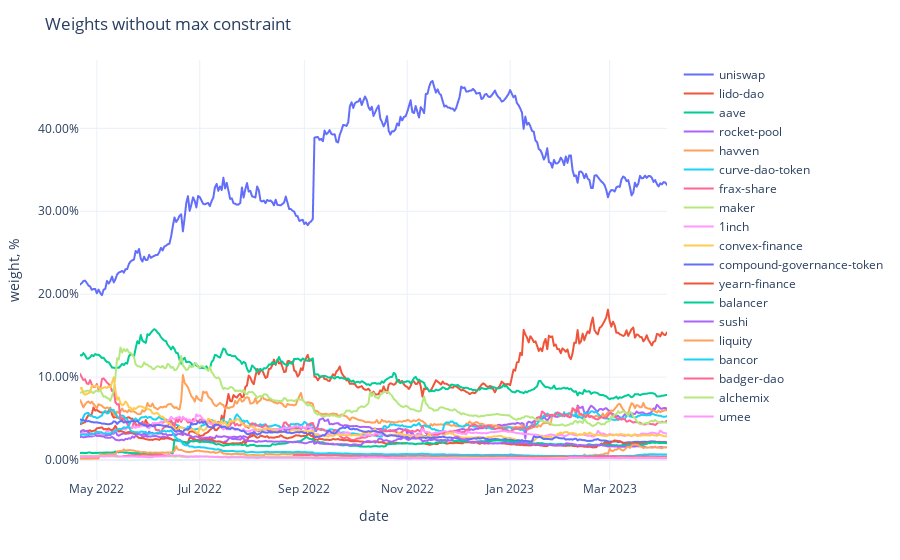

Write notebook code for a chart like this one.
### Code cell
fig = px.line(weights,
              labels={'value': 'weight, %', 'variable': ''})
fig.update_traces(
    hovertemplate="%{y}"
)
fig.update_yaxes(
    tickformat=".2%",
)
fig.update_xaxes(
    showspikes=True,
    spikethickness=2,
    spikedash="dot",
    spikecolor="#999999",
    spikemode="across",
)
fig.update_layout(
    ## showlegend=False,
    hovermode="x",
    hoverdistance=100,  ## Distance to show hover label of data point
    spikedistance=1000,  ## Distance to show spike
    template='plotly_white',
    title='Weights without max constraint'
)

### Figure 1 — Plotly figure (JSON) as saved in the notebook; plotly's stock layout.template omitted (floating-point values rounded to 4 significant figures; data arrays with more than 128 entries replaced by an {"elided": "..."} marker saying what was removed)
{"data": [{"hovertemplate": "%{y}", "legendgroup": "uniswap", "line": {"color": "#636efa", "dash": "solid"}, "marker": {"symbol": "circle"}, "mode": "lines", "name": "uniswap", "showlegend": true, "type": "scattergl", "x": {"elided": "349 str values"}, "xaxis": "x", "y": {"elided": "349 float values"}, "yaxis": "y"}, {"hovertemplate": "%{y}", "legendgroup": "lido-dao", "line": {"color": "#EF553B", "dash": "solid"}, "marker": {"symbol": "circle"}, "mode": "lines", "name": "lido-dao", "showlegend": true, "type": "scattergl", "x": {"elided": "349 str values"}, "xaxis": "x", "y": {"elided": "349 float values"}, "yaxis": "y"}, {"hovertemplate": "%{y}", "legendgroup": "aave", "line": {"color": "#00cc96", "dash": "solid"}, "marker": {"symbol": "circle"}, "mode": "lines", "name": "aave", "showlegend": true, "type": "scattergl", "x": {"elided": "349 str values"}, "xaxis": "x", "y": {"elided": "349 float values"}, "yaxis": "y"}, {"hovertemplate": "%{y}", "legendgroup": "rocket-pool", "line": {"color": "#ab63fa", "dash": "solid"}, "marker": {"symbol": "circle"}, "mode": "lines", "name": "rocket-pool", "showlegend": true, "type": "scattergl", "x": {"elided": "349 str values"}, "xaxis": "x", "y": {"elided": "349 float values"}, "yaxis": "y"}, {"hovertemplate": "%{y}", "legendgroup": "havven", "line": {"color": "#FFA15A", "dash": "solid"}, "marker": {"symbol": "circle"}, "mode": "lines", "name": "havven", "showlegend": true, "type": "scattergl", "x": {"elided": "349 str values"}, "xaxis": "x", "y": {"elided": "349 float values"}, "yaxis": "y"}, {"hovertemplate": "%{y}", "legendgroup": "curve-dao-token", "line": {"color": "#19d3f3", "dash": "solid"}, "marker": {"symbol": "circle"}, "mode": "lines", "name": "curve-dao-token", "showlegend": true, "type": "scattergl", "x": {"elided": "349 str values"}, "xaxis": "x", "y": {"elided": "349 float values"}, "yaxis": "y"}, {"hovertemplate": "%{y}", "legendgroup": "frax-share", "line": {"color": "#FF6692", "dash": "solid"}, "marker": {"symbol": "circle"}, "mode": "lines", "name": "frax-share", "showlegend": true, "type": "scattergl", "x": {"elided": "349 str values"}, "xaxis": "x", "y": {"elided": "349 float values"}, "yaxis": "y"}, {"hovertemplate": "%{y}", "legendgroup": "maker", "line": {"color": "#B6E880", "dash": "solid"}, "marker": {"symbol": "circle"}, "mode": "lines", "name": "maker", "showlegend": true, "type": "scattergl", "x": {"elided": "349 str values"}, "xaxis": "x", "y": {"elided": "349 float values"}, "yaxis": "y"}, {"hovertemplate": "%{y}", "legendgroup": "1inch", "line": {"color": "#FF97FF", "dash": "solid"}, "marker": {"symbol": "circle"}, "mode": "lines", "name": "1inch", "showlegend": true, "type": "scattergl", "x": {"elided": "349 str values"}, "xaxis": "x", "y": {"elided": "349 float values"}, "yaxis": "y"}, {"hovertemplate": "%{y}", "legendgroup": "convex-finance", "line": {"color": "#FECB52", "dash": "solid"}, "marker": {"symbol": "circle"}, "mode": "lines", "name": "convex-finance", "showlegend": true, "type": "scattergl", "x": {"elided": "349 str values"}, "xaxis": "x", "y": {"elided": "349 float values"}, "yaxis": "y"}, {"hovertemplate": "%{y}", "legendgroup": "compound-governance-token", "line": {"color": "#636efa", "dash": "solid"}, "marker": {"symbol": "circle"}, "mode": "lines", "name": "compound-governance-token", "showlegend": true, "type": "scattergl", "x": {"elided": "349 str values"}, "xaxis": "x", "y": {"elided": "349 float values"}, "yaxis": "y"}, {"hovertemplate": "%{y}", "legendgroup": "yearn-finance", "line": {"color": "#EF553B", "dash": "solid"}, "marker": {"symbol": "circle"}, "mode": "lines", "name": "yearn-finance", "showlegend": true, "type": "scattergl", "x": {"elided": "349 str values"}, "xaxis": "x", "y": {"elided": "349 float values"}, "yaxis": "y"}, {"hovertemplate": "%{y}", "legendgroup": "balancer", "line": {"color": "#00cc96", "dash": "solid"}, "marker": {"symbol": "circle"}, "mode": "lines", "name": "balancer", "showlegend": true, "type": "scattergl", "x": {"elided": "349 str values"}, "xaxis": "x", "y": {"elided": "349 float values"}, "yaxis": "y"}, {"hovertemplate": "%{y}", "legendgroup": "sushi", "line": {"color": "#ab63fa", "dash": "solid"}, "marker": {"symbol": "circle"}, "mode": "lines", "name": "sushi", "showlegend": true, "type": "scattergl", "x": {"elided": "349 str values"}, "xaxis": "x", "y": {"elided": "349 float values"}, "yaxis": "y"}, {"hovertemplate": "%{y}", "legendgroup": "liquity", "line": {"color": "#FFA15A", "dash": "solid"}, "marker": {"symbol": "circle"}, "mode": "lines", "name": "liquity", "showlegend": true, "type": "scattergl", "x": {"elided": "349 str values"}, "xaxis": "x", "y": {"elided": "349 float values"}, "yaxis": "y"}, {"hovertemplate": "%{y}", "legendgroup": "bancor", "line": {"color": "#19d3f3", "dash": "solid"}, "marker": {"symbol": "circle"}, "mode": "lines", "name": "bancor", "showlegend": true, "type": "scattergl", "x": {"elided": "349 str values"}, "xaxis": "x", "y": {"elided": "349 float values"}, "yaxis": "y"}, {"hovertemplate": "%{y}", "legendgroup": "badger-dao", "line": {"color": "#FF6692", "dash": "solid"}, "marker": {"symbol": "circle"}, "mode": "lines", "name": "badger-dao", "showlegend": true, "type": "scattergl", "x": {"elided": "349 str values"}, "xaxis": "x", "y": {"elided": "349 float values"}, "yaxis": "y"}, {"hovertemplate": "%{y}", "legendgroup": "alchemix", "line": {"color": "#B6E880", "dash": "solid"}, "marker": {"symbol": "circle"}, "mode": "lines", "name": "alchemix", "showlegend": true, "type": "scattergl", "x": {"elided": "349 str values"}, "xaxis": "x", "y": {"elided": "349 float values"}, "yaxis": "y"}, {"hovertemplate": "%{y}", "legendgroup": "umee", "line": {"color": "#FF97FF", "dash": "solid"}, "marker": {"symbol": "circle"}, "mode": "lines", "name": "umee", "showlegend": true, "type": "scattergl", "x": {"elided": "349 str values"}, "xaxis": "x", "y": {"elided": "349 float values"}, "yaxis": "y"}], "layout": {"hoverdistance": 100, "hovermode": "x", "legend": {"title": {"text": ""}, "tracegroupgap": 0}, "margin": {"t": 60}, "spikedistance": 1000, "title": {"text": "Weights without max constraint"}, "xaxis": {"anchor": "y", "domain": [0, 1], "showspikes": true, "spikecolor": "#999999", "spikedash": "dot", "spikemode": "across", "spikethickness": 2, "title": {"text": "date"}}, "yaxis": {"anchor": "x", "domain": [0, 1], "tickformat": ".2%", "title": {"text": "weight, %"}}}}
